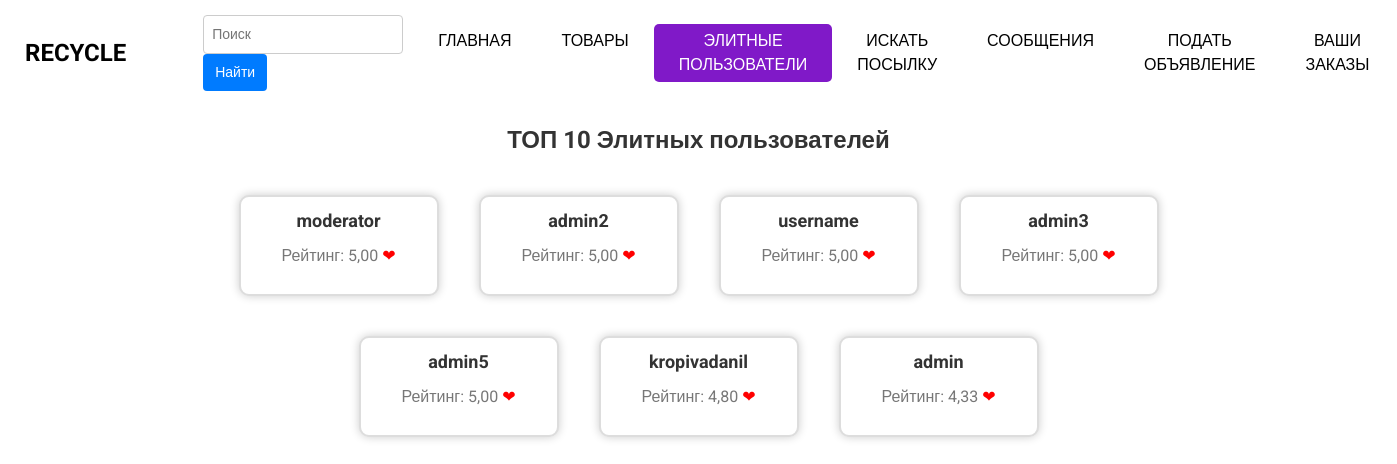
/top_rated_users (signed in), run on an earlier commit of the app's database.
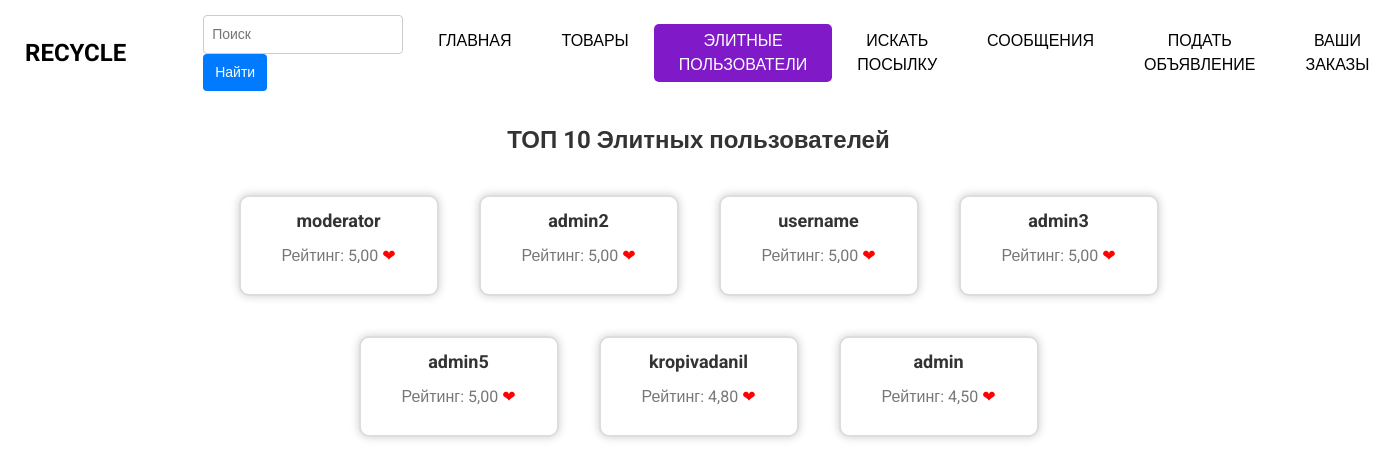
And on a later commit of the database.
### accounts/models.py (models this page shows, shortened)
class User(AbstractUser):
    phone_number = models.CharField(max_length=20, verbose_name="Номер телефона")
    city = models.CharField(max_length=100, choices=CITY_CHOICES, verbose_name="Населенный пункт")
    average_rating = models.DecimalField(max_digits=3, decimal_places=2, default=0.0, verbose_name="Средний рейтинг")
    total_ratings = models.PositiveIntegerField(default=0, verbose_name="Количество оценок")

### bboard/views.py (the view)
# urls.py: path('top_rated_users', views.top_rated_users, name='top_rated_users'),
def top_rated_users(request):
    users = services.get_users_with_high_ratings()
    return render(request, "products/new/top_rated_users.html", {"users": users})

### bboard/services.py (called while the page is built)
def get_users_with_high_ratings():
    return User.objects.filter(average_rating__gt=4).order_by('-average_rating')[:10]

### templates/products/new/top_rated_users.html (shortened to what this page needs)
{% extends 'products/new/base.html' %}
{% load static %}
{% block styles %}
    <link rel="stylesheet" type="text/css" href="{% static 'top_rated_users.css' %}">
{% endblock %}
{% block content %}
<div class="container">
    <h1 class="title">ТОП 10 Элитных пользователей</h1>
    <div class="user-cards">
        {% for user in users %}
        <div class="user-card">
            <div class="user-info">
                <p class="username">{{ user.username }}</p>
                <p class="rating">Рейтинг: {{ user.average_rating }} <span class="heart">❤</span></p>
            </div>
        </div>
        {% endfor %}
    </div>
</div>
{% endblock %}

What changed in the data, as far as the page shows it:
changed User "admin": average_rating "4,33" → "4,50"
